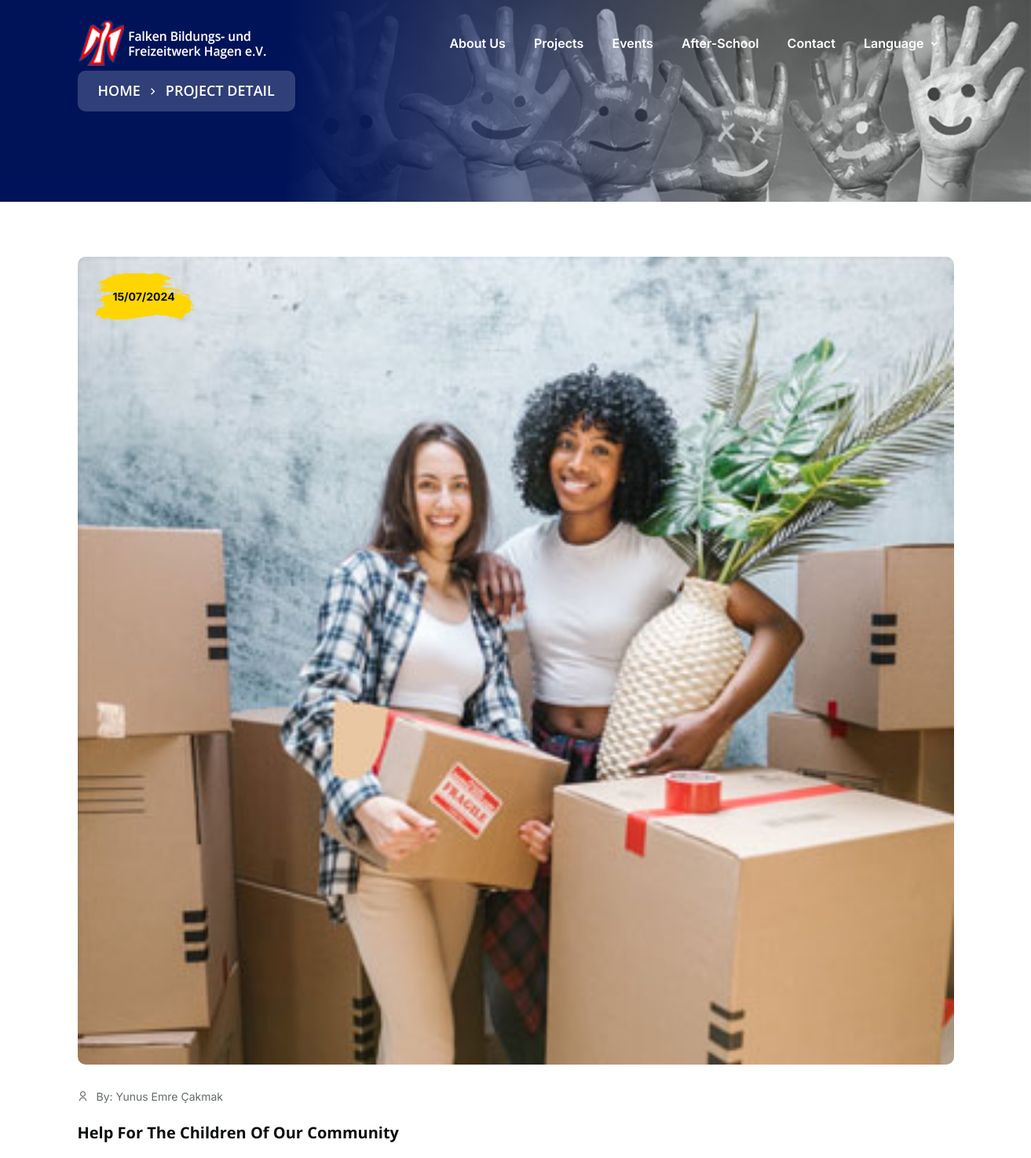
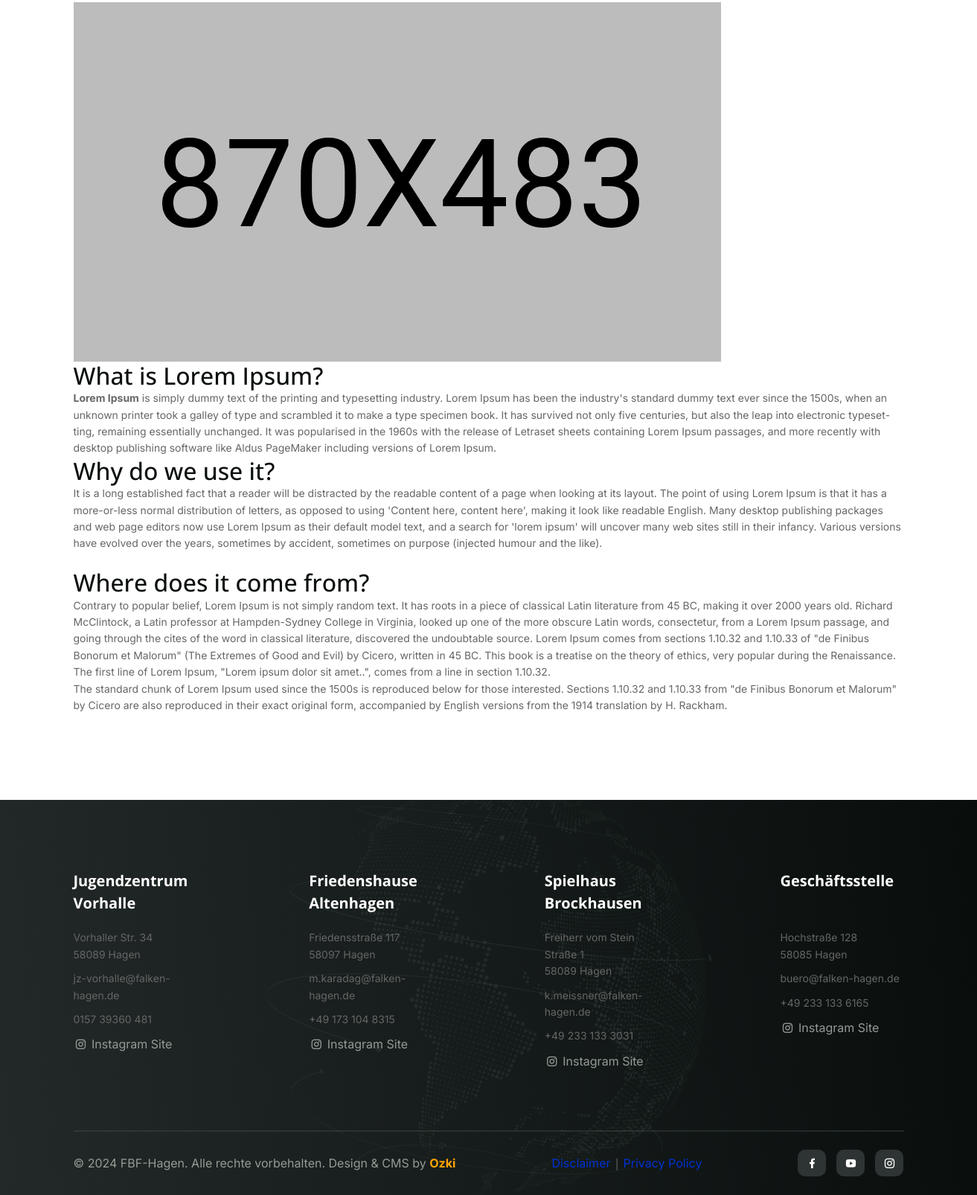
The page /project/hilfe-fur-die-kinder-unserer-gemeinde/ on the database its author committed (2 pictures, top to bottom).
### web/models.py (models this page shows, shortened)
class Project(models.Model):
    image = models.ImageField(
        verbose_name="Image",
        null=True,
        blank=True,
        upload_to="project/",
        validators=[FileExtensionValidator(allowed_extensions=["gif", "png", "jpg"])],
    )
    title_de = models.CharField("Title De", null=True, blank=True, max_length=200)
    description_de = models.CharField(
        "Description De", null=True, blank=True, max_length=200
    )
    content_de = RichTextUploadingField("Content De", null=True, blank=True)
    title_en = models.CharField("Title En", null=True, blank=True, max_length=200)
    description_en = models.CharField(
        "Description En", null=True, blank=True, max_length=200
    )
    content_en = RichTextUploadingField("Content En", null=True, blank=True)
    created = models.DateTimeField(auto_now_add=True)
    updated = models.DateTimeField(auto_now=True)
    slug = models.SlugField("Slug", max_length=250, unique=True, blank=True)
    author = models.CharField(
        "Author", max_length=100, default="FBF-Hagen", null=True, blank=True
    )
    class Meta:
        verbose_name = "Project"
        verbose_name_plural = "Projects"
        managed = True
        ordering = ("-updated",)

class FooterContact(models.Model):
    title = models.CharField("Title", max_length=100, null=True, blank=True)
    address = models.CharField("Address", max_length=250, null=True, blank=True)
    email = models.CharField("Email", max_length=250, null=True, blank=True)
    phone = models.CharField("Phone", max_length=50, null=True, blank=True)
    instagram = models.URLField("Instagram", max_length=250, null=True, blank=True)
    class Meta:
        verbose_name = "Footer Contact"
        verbose_name_plural = "Footer Contacts"
        managed = True

### web/views.py (the view)
# urls.py: path("project/", views.project, name="project"),
def project(request, slug="all"):
    lang = request.session.get("language", "en")
    if slug == "all":
        projects = Project.objects.all()
        return render(
            request,
            "projects.html",
            {
                "language": lang,
                "projects": projects,
            },
        )
    else:
        project = Project.objects.get(slug=slug)
        return render(
            request,
            "project_detail.html",
            {
                "language": lang,
                "project": project,
            },
        )

### web/context_processors.py (called while the page is built)
def footer_processor(request):
    contacts = FooterContact.objects.all()
    socials = Social.objects.order_by("id")[:1].get()
    return {"contacts": contacts, "socials": socials}

### web/templates/project_detail.html (shortened to what this page needs)
{% extends "base.html" %}
{% load static %}
    {% block content %}
    <main>
      <section class="breadcrumb-section breadcrumb-bg">
        <div class="container">
          <div class="breadcrumb-text">
            <nav aria-label="breadcrumb" class="breadcrumb-nav wow fadeInUp" data-wow-delay="0.0s">
              <ul class="breadcrumb listing">
                <li class="breadcrumb-item single-list"><a href="{% url 'index' %}" class="single">{% if language == 'en' %}Home{% else %}Hauptseite{% endif %}</a></li>
                <li class="breadcrumb-item single-list" aria-current="page"><a href="javascript:void(0)" class="single">{% if language == 'en' %}PROJECT DETAIL{% else %}PROJEKTDETAIL{% endif %}</a></li>
              </ul>
            </nav>
          </div>
        </div>
      </section>
      <section class="blog-details top-bottom-padding2">
        <div class="container">
          <div class="row gy-24">
            <div class="col-xxl-12 col-xl-12 col-lg-12">
              <div class="single-blog">
                <div class="blog-img">
                  <a href="javascript:void(0)">
                    <img src="{{ project.image.url}}" class="img-fluid w-100" alt="FBF-Hagen">
                  </a>
                  <div class="brush-bg">
                    <span data-background="{% static 'images/brush.png' %}" style="color:var(--primary-title);font-size:14px;font-weight: 700;width:129px !important;height:61px !important;display:block;display:flex;justify-content:center;align-items:center;">{{ project.updated | date:"d/m/Y" }}</span>
                  </div>
                </div>
                <div class="blog-info">
                  <div class="blog-info-title">
                    <div class="flex gap-16 mb-20 align-items-center">
                      <div class="user flex gap-10 align-items-center">
                        <i class="ri-user-line"></i>
                        <p class="info">By: {{project.author}}</p>
                      </div>
                    </div>
                    <h4 class="title">{% if language == 'en' %}{{project.title_en|safe}}{% else %}{{project.title_de|safe}}{% endif %}</h4>
                    <div class="subtitle">{% if language == 'en' %}{{project.content_en|safe}}{% else %}{{project.content_de|safe}}{% endif %}</div>
                  </div>
                </div>
              </div>
            </div>
          </div>
        </div>
      </section>
    </main>
    {% endblock content %}

### web/templates/base.html (shortened to what this page needs)
{% load static %}
<!DOCTYPE html>
<html lang="en" dir="lrt">
<head>
    <link rel="stylesheet" type="text/css" href="{% static 'css/bootstrap-5.3.3.min.css' %}">
    <link rel="stylesheet" type="text/css" href="{% static 'css/remixicon.css' %}">
    <link rel="stylesheet" type="text/css" href="{% static 'css/plugin.css' %}">
    <link rel="stylesheet" type="text/css" href="{% static 'css/main-style.css' %}">
  </head>
  <body>
    <header>
      <div class="header-area-two header-transparent" >
        <div class="main-header header-sticky">
          <div class="container">
            <div class="row">
              <div class="col-lg-12">
                <div class="menu-wrapper d-flex align-items-center justify-content-between">
                  <div class="header-left d-flex align-items-center justify-content-between">
                    <div class="logo logo-large light-logo">
                      <a href="{% url 'index' %}"><img src="{% static 'images/logo/dark.png' %}" alt="FBF-Hagen Logo"></a>
                    </div>
                  </div>
                  <div class="main-menu d-none d-lg-block">
                    <nav>
                      <ul class="listing" id="navigation">
                        <li class="single-list"><a href="{% url 'about' %}" class="single">{% if language == 'en' %}About Us{% else %}&#220;ber Uns{% endif %}</a></li>
                        <li class="single-list"><a href="{% url 'project' %}" class="single">{% if language == 'en' %}Projects{% else %}Projekte{% endif %}</a></li>
                        <li class="single-list"><a href="{% url 'event' %}" class="single">{% if language == 'en' %}Events{% else %}Aktuelles{% endif %}</a></li>
                        <li class="single-list"><a href="{% url 'afterschool' %}" class="single">{% if language == 'en' %}After-school{% else %}Nachhilfeschule{% endif %}</a></li>
                        <li class="single-list"><a href="{% url 'contact' %}" class="single">{% if language == 'en' %}Contact{% else %}Kontakt{% endif %}</a></li>
                        <li class="single-list">
                          <a href="javascript:void(0)" class="single">{% if language == 'en' %}Language{% else %}Sprache{% endif %} <i class="ri-arrow-down-s-line"></i></a>
                        </li>
                      </ul>
                    </nav>
                  </div>
                </div>
              </div>
            </div>
          </div>
        </div>
      </div>
    </header>
    <main>
    {% block content %}
    {% endblock content %}
    </main>
    <footer>
      <div class="footer-wrapper footer-bg-one" > {% comment %} data-background="{% static 'images/footer-graph.png' %}"> {% endcomment %}
        <div class="container">
          <div class="footer-imp-link row g-4 justify-content-between">
            {% for contact in contacts %}
            <div class="col-xl-2 col-lg-6">
              <div class="footer-link">
                <h4 class="title">{{ contact.title | safe }}</h4>
                <ul class="imp-link">
                  <li class="single-list">
                    <p>{{ contact.address | safe }}</p>
                  </li>
                  <li class="single-list">
                    <p>{{ contact.email }}</p>
                  </li>
                  <li class="single-list">
                    <p>{{ contact.phone }}</p>
                  </li>
                  <li class="single-list">
                    <a class="single" href="{{ contact.instagram }}"><i class="ri-instagram-line"></i> {% if language == 'en' %}Instagram Site{% else %}Instagram Seite{% endif %}</a>
                  </li>
                </ul>
              </div>
            </div>
            {% endfor %}
          </div>
          <hr class="footer-line">
        </div>
        <div class="footer-bottom-area">
          <div class="container">
            <div class="footer-border">
              <div class="row">
                <div class="col-xl-12">
                  <div class="footer-copy-right text-center">
                    <p class="pera">© 2024 FBF-Hagen. Alle rechte vorbehalten. Design & CMS by <a href="http://www.ozkanyazilim.com" target="_blank" style="color:orange;font-weight: 700;">Ozki</a></p>
                    <div><a href="{% url 'disclaimer' %}">{% if language == 'en' %}Disclaimer{% else %}Impressum{% endif %}</a>&nbsp;|&nbsp;<a href="{% url 'privacy-policy' %}">{% if language == 'en' %}Privacy Policy{% else %}Datenschutz{% endif %}</a></div>
                    <div class="footer-social-link">
                      <ul class="listing">
                        <li class="single-list">
                          <a class="single" href="{% if socials.facebook %}{{ socials.facebook }}{% else %}#{% endif %}"><i class="ri-facebook-fill"></i></a>
                        </li>
                        <li class="single-list">
                          <a class="single" href="{% if socials.youtube %}{{ socials.youtube }}{% else %}#{% endif %}"><i class="ri-youtube-fill"></i></a>
                        </li>
                        <li class="single-list">
                          <a class="single" href="{% if socials.instagram %}{{ socials.instagram }}{% else %}#{% endif %}"><i class="ri-instagram-line"></i></a>
                        </li>
                      </ul>
                    </div>
                  </div>
                </div>
              </div>
            </div>
          </div>
        </div>
      </div>
    </footer>
  </body>
</html>

### static/css/plugin.css (style rules this page uses)
.animated { -webkit-animation-duration:1s;animation-duration:1s;-webkit-animation-fill-mode:both;animation-fill-mode:both }
.fadeInUp { -webkit-animation-name:fadeInUp;animation-name:fadeInUp }
.slicknav_btn,.slicknav_menu .slicknav_icon-bar,.slicknav_nav .slicknav_row,.slicknav_nav a,.slicknav_nav li,.slicknav_nav ul { display:block }
.slicknav_menu,.slicknav_menu * { box-sizing:border-box }
.slicknav_nav,.slicknav_nav ul { list-style:none;overflow:hidden }
.slicknav_nav .slicknav_item a,.slicknav_nav .slicknav_parent-link a { display:inline }
.slicknav_nav { clear:both;color:#fff;margin:0;font-size:.875em }
.slicknav_nav a { padding:5px 10px;margin:2px 5px;text-decoration:none;font-size:14px;font-weight:400;color:#000;text-transform:capitalize }
.slicknav_nav .slicknav_item a,.slicknav_nav .slicknav_parent-link a { padding:0;margin:0 }
.slicknav_nav { background:#fff;float:right;margin-top:11px;padding:19px;width:100%;border-bottom:1px solid #eee }

### rows shown on the page
Project: image (picture), updated "15/07/2024", author "Yunus Emre Çakmak", title_en "Help For The Children Of Our Community", content_en (picture), content_en "What is Lorem Ipsum? Lorem Ipsum is simply dummy text of the printing and typesetting industry. Lorem Ipsum has been the industry's standard dummy text ever since the 1500s, when an unknown printer took a galley of type and scrambled it to make a type specimen book. It has survived not only five centuries, but also the leap into electronic typesetting, remaining essentially unchanged. It was popularised in the 1960s with the release of Letraset sheets containing Lorem Ipsum passages, and more recently with desktop publishing software like Aldus PageMaker including versions of Lorem Ipsum. Why do we use it? It is a long established fact that a reader will be distracted by the readable…"
FooterContact: title "Jugendzentrum Vorhalle", address "Vorhaller Str. 34 58089 Hagen", email "jz-vorhalle@falken-hagen.de", phone "0157 39360 481"
FooterContact: title "Friedenshause Altenhagen", address "Friedensstraße 117 58097 Hagen", email "m.karadag@falken-hagen.de", phone "+49 173 104 8315"
FooterContact: title "Spielhaus Brockhausen", address "Freiherr vom Stein Straße 1 58089 Hagen", email "k.meissner@falken-hagen.de", phone "+49 233 133 3031"
FooterContact: title "Geschäftsstelle", address "Hochstraße 128 58085 Hagen", email "buero@falken-hagen.de", phone "+49 233 133 6165"
